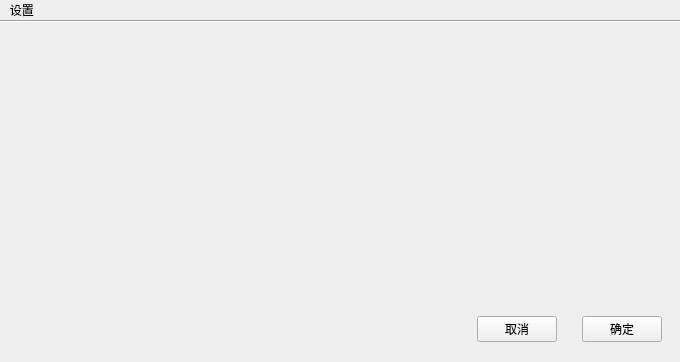
<?xml version="1.0" encoding="UTF-8"?>
<ui version="4.0">
 <class>SP</class>
 <widget class="QWidget" name="SP">
  <property name="geometry">
   <rect>
    <x>0</x>
    <y>0</y>
    <width>680</width>
    <height>362</height>
   </rect>
  </property>
  <property name="windowTitle">
   <string>Form</string>
  </property>
  <layout class="QVBoxLayout" name="verticalLayout">
   <property name="spacing">
    <number>0</number>
   </property>
   <property name="leftMargin">
    <number>0</number>
   </property>
   <property name="topMargin">
    <number>0</number>
   </property>
   <property name="rightMargin">
    <number>0</number>
   </property>
   <property name="bottomMargin">
    <number>0</number>
   </property>
   <item>
    <widget class="QWidget" name="widget" native="true">
     <property name="sizePolicy">
      <sizepolicy hsizetype="Preferred" vsizetype="Fixed">
       <horstretch>0</horstretch>
       <verstretch>0</verstretch>
      </sizepolicy>
     </property>
     <layout class="QHBoxLayout" name="horizontalLayout">
      <property name="spacing">
       <number>0</number>
      </property>
      <property name="leftMargin">
       <number>0</number>
      </property>
      <property name="topMargin">
       <number>0</number>
      </property>
      <property name="rightMargin">
       <number>0</number>
      </property>
      <property name="bottomMargin">
       <number>0</number>
      </property>
      <item>
       <widget class="QLabel" name="sz_label">
        <property name="text">
         <string>   设置</string>
        </property>
       </widget>
      </item>
      <item>
       <spacer name="horizontalSpacer">
        <property name="orientation">
         <enum>Qt::Horizontal</enum>
        </property>
        <property name="sizeHint" stdset="0">
         <size>
          <width>625</width>
          <height>20</height>
         </size>
        </property>
       </spacer>
      </item>
      <item>
       <widget class="FH" name="back_btn" native="true"/>
      </item>
     </layout>
    </widget>
   </item>
   <item>
    <widget class="Line" name="line">
     <property name="orientation">
      <enum>Qt::Horizontal</enum>
     </property>
    </widget>
   </item>
   <item>
    <widget class="QWidget" name="widget_2" native="true">
     <layout class="QVBoxLayout" name="verticalLayout_2">
      <property name="topMargin">
       <number>25</number>
      </property>
      <property name="bottomMargin">
       <number>0</number>
      </property>
      <item>
       <widget class="INPUT" name="cfg_input" native="true"/>
      </item>
      <item>
       <widget class="INPUT" name="proxy_input" native="true">
        <property name="sizePolicy">
         <sizepolicy hsizetype="Preferred" vsizetype="Fixed">
          <horstretch>0</horstretch>
          <verstretch>0</verstretch>
         </sizepolicy>
        </property>
       </widget>
      </item>
      <item>
       <widget class="QWidget" name="widget_4" native="true">
        <layout class="QHBoxLayout" name="horizontalLayout_2">
         <item>
          <widget class="QWidget" name="l" native="true"/>
         </item>
         <item>
          <widget class="QWidget" name="r" native="true"/>
         </item>
        </layout>
       </widget>
      </item>
      <item>
       <spacer name="verticalSpacer">
        <property name="orientation">
         <enum>Qt::Vertical</enum>
        </property>
        <property name="sizeHint" stdset="0">
         <size>
          <width>20</width>
          <height>40</height>
         </size>
        </property>
       </spacer>
      </item>
      <item>
       <widget class="QWidget" name="widget_3" native="true">
        <layout class="QHBoxLayout" name="horizontalLayout_3">
         <property name="spacing">
          <number>25</number>
         </property>
         <property name="bottomMargin">
          <number>20</number>
         </property>
         <item>
          <spacer name="horizontalSpacer_3">
           <property name="orientation">
            <enum>Qt::Horizontal</enum>
           </property>
           <property name="sizeHint" stdset="0">
            <size>
             <width>40</width>
             <height>20</height>
            </size>
           </property>
          </spacer>
         </item>
         <item>
          <widget class="QPushButton" name="pushButton_2">
           <property name="text">
            <string>取消</string>
           </property>
          </widget>
         </item>
         <item>
          <widget class="QPushButton" name="pushButton">
           <property name="text">
            <string>确定</string>
           </property>
          </widget>
         </item>
        </layout>
       </widget>
      </item>
     </layout>
    </widget>
   </item>
  </layout>
 </widget>
 <customwidgets>
  <customwidget>
   <class>FH</class>
   <extends>QWidget</extends>
   <header location="global">ui/widgets/fh.h</header>
   <container>1</container>
  </customwidget>
  <customwidget>
   <class>INPUT</class>
   <extends>QWidget</extends>
   <header location="global">ui/widgets/input.h</header>
   <container>1</container>
  </customwidget>
 </customwidgets>
 <resources/>
 <connections/>
</ui>
